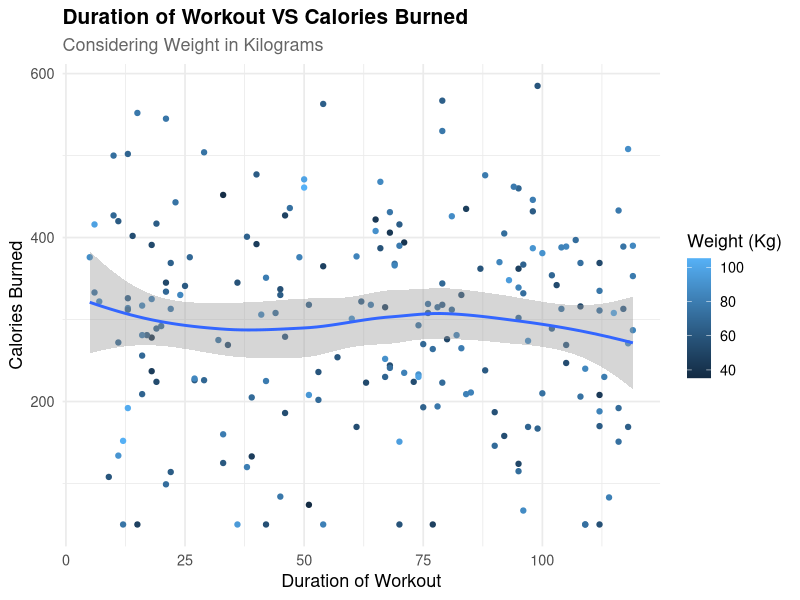
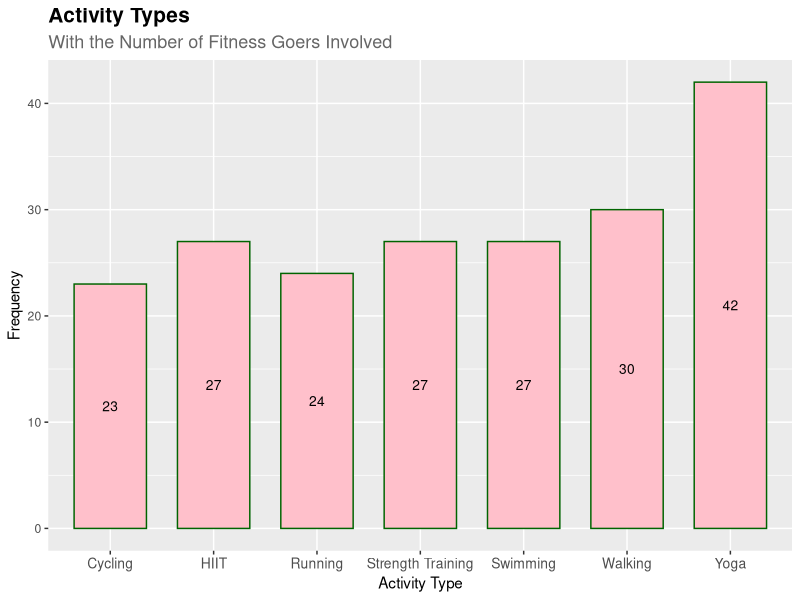

Reproduce these figures in R, in order.
## ---- chunk 1
# load packages
library(dplyr)
library(readr)
library(ggplot2)
## ---- chunk 2
# read file
fitness <- read_csv("fitness_dataset.csv")

# initial inspection
glimpse(fitness)
head(fitness)
summary(fitness)

fitness <- distinct(fitness)
## ---- chunk 3
# average and median values of the program
avg_age <- mean(fitness$age, na.rm = TRUE)
avg_duration <- mean(fitness$duration_min, na.rm = TRUE)
avg_calories_burned <- mean(fitness$calories_burned, na.rm = TRUE)
avg_heart_rate <- mean(fitness$heart_rate_avg, na.rm = TRUE)
avg_steps <- mean(fitness$steps, na.rm = TRUE)
avg_sleep_hours <- mean(fitness$sleep_hours, na.rm = TRUE)
avg_weight <- mean(fitness$weight_kg, na.rm = TRUE)

median_age <- median(fitness$age)
median_duration <- median(fitness$duration_min)
median_calories_burned <- median(fitness$calories_burned)
median_heart_rate <- median(fitness$heart_rate_avg)
median_steps <- median(fitness$steps)
median_sleep_hours <- median(fitness$sleep_hours)
median_weight <- median(fitness$weight_kg)

# optional: print the values (for mean)
print(paste("The average age of participants joining the program is", format(avg_age, digits = 2)))
print(paste("The average duration (in minutes) undergone by participants joining the program is", format(avg_duration, digits = 2)))
print(paste("The average calories burned by the participants joining the program is", format(avg_calories_burned, digits = 3), "calories."))
print(paste("The average heart rate of the participants joining the program is", format(avg_heart_rate, digits = 3), "beats per minute."))
print(paste("The average number of steps acocmplished by the participants joining the program is", format(avg_steps, digits = 5), "steps."))
print(paste("The average sleeping hours of the participants joining the program is", avg_sleep_hours, "hours."))
print(paste("The average weight (in kilograms) of the participants joining the program is", avg_weight, "kilograms."))

# optional: print the values (for median)
print(paste("The median age of participants joining the program is", format(median_age, digits = 2)))
print(paste("The median duration (in minutes) undergone by participants joining the program is", format(median_duration, digits = 2)))
print(paste("The median calories burned by the participants joining the program is", format(median_calories_burned, digits = 3), "calories."))
print(paste("The median heart rate of the participants joining the program is", format(median_heart_rate, digits = 3), "beats per minute."))
print(paste("The median number of steps acocmplished by the participants joining the program is", format(median_steps, digits = 5), "steps."))
print(paste("The median sleeping hours of the participants joining the program is", median_sleep_hours, "hours."))
print(paste("The median weight (in kilograms) of the participants joining the program is", median_weight, "kilograms."))
## ---- chunk 4
# further insights
gender_count <- fitness %>%
    group_by(gender) %>%
    summarize(count = n())
gender_count

age_1 <- fitness %>%
  group_by(age) %>%
  filter(age < 18) %>%
  summarize(count = n())
age_1

act_type <- fitness %>%
  group_by(activity_type) %>%
  summarize(count = n())
act_type
## ---- chunk 5
# make vizualizations
viz1 <- ggplot(fitness, aes(x = duration_min,
                            y = calories_burned)) +
        geom_point(aes(color = weight_kg), 
                   alpha = 1) +  
        geom_smooth() +
        labs(
          title = "Duration of Workout VS Calories Burned",
          subtitle = "Considering Weight in Kilograms",
          x = "Duration of Workout", 
          y = "Calories Burned",
          color = "Weight (Kg)"
             ) +
        theme_minimal(base_size = 13) +
        theme(
          plot.title = element_text(face = "bold", size = 15),
          plot.subtitle = element_text(size = 13, color = "gray40")
             )
viz1

# for previous analyses
viz2 <- ggplot(fitness, aes(x = activity_type)) +
        geom_bar(color = "darkgreen",
                 width = 0.7,
                 fill = "pink"
                 ) +
        geom_text(
          stat = "count",
          aes(label = after_stat(count)),
          position = position_stack(vjust = 0.5),
          size = 3.5,
          color = "black"
                 ) +
        labs(
          title = "Activity Types",
          subtitle = "With the Number of Fitness Goers Involved",
          x = "Activity Type",
          y = "Frequency"
            ) +
        theme(
          plot.title = element_text(face = "bold", size = 15),
          plot.subtitle = element_text(size = 13, color = "gray40"),
          axis.text.x = element_text(size = 10)
        )
viz2
